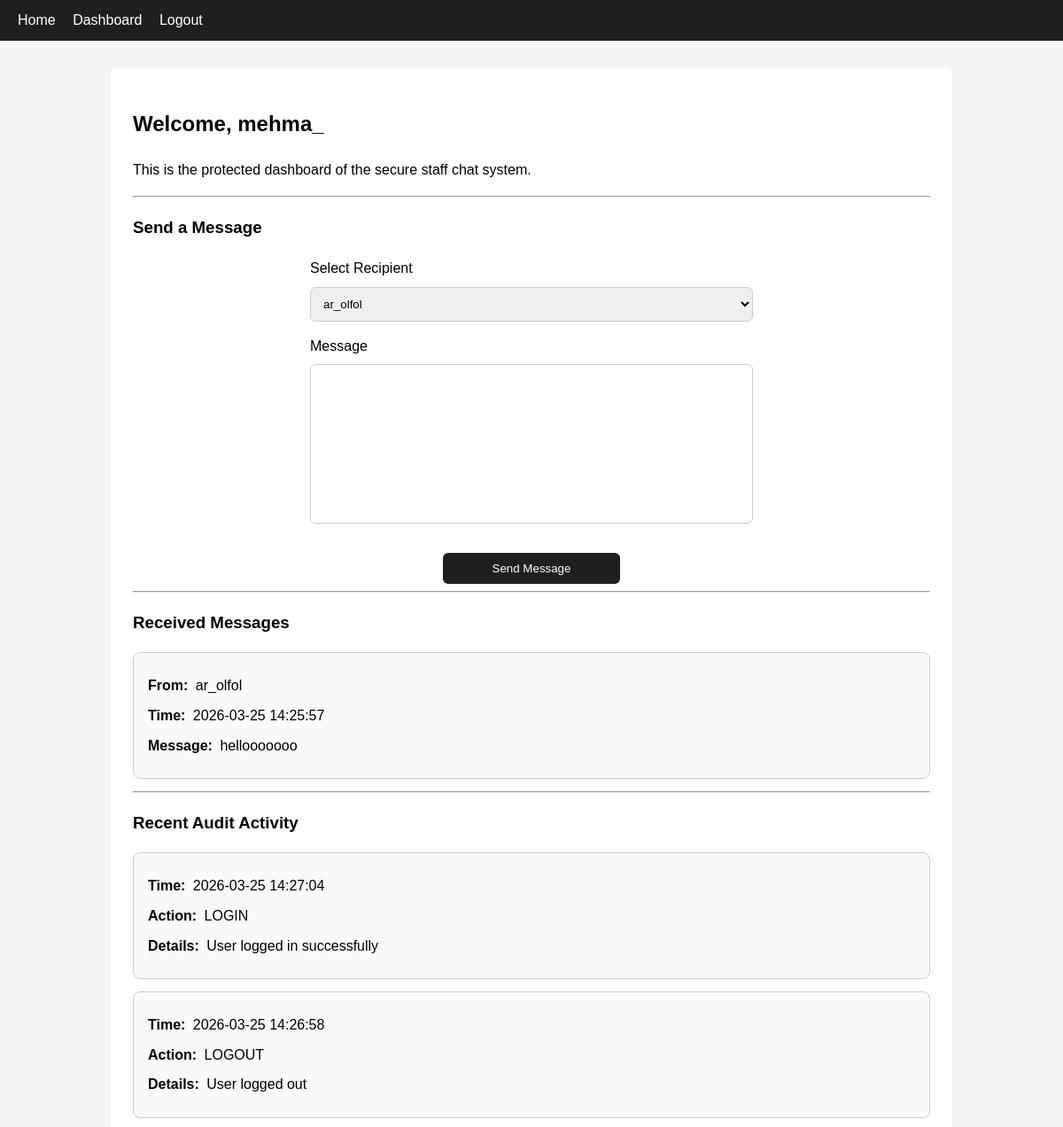
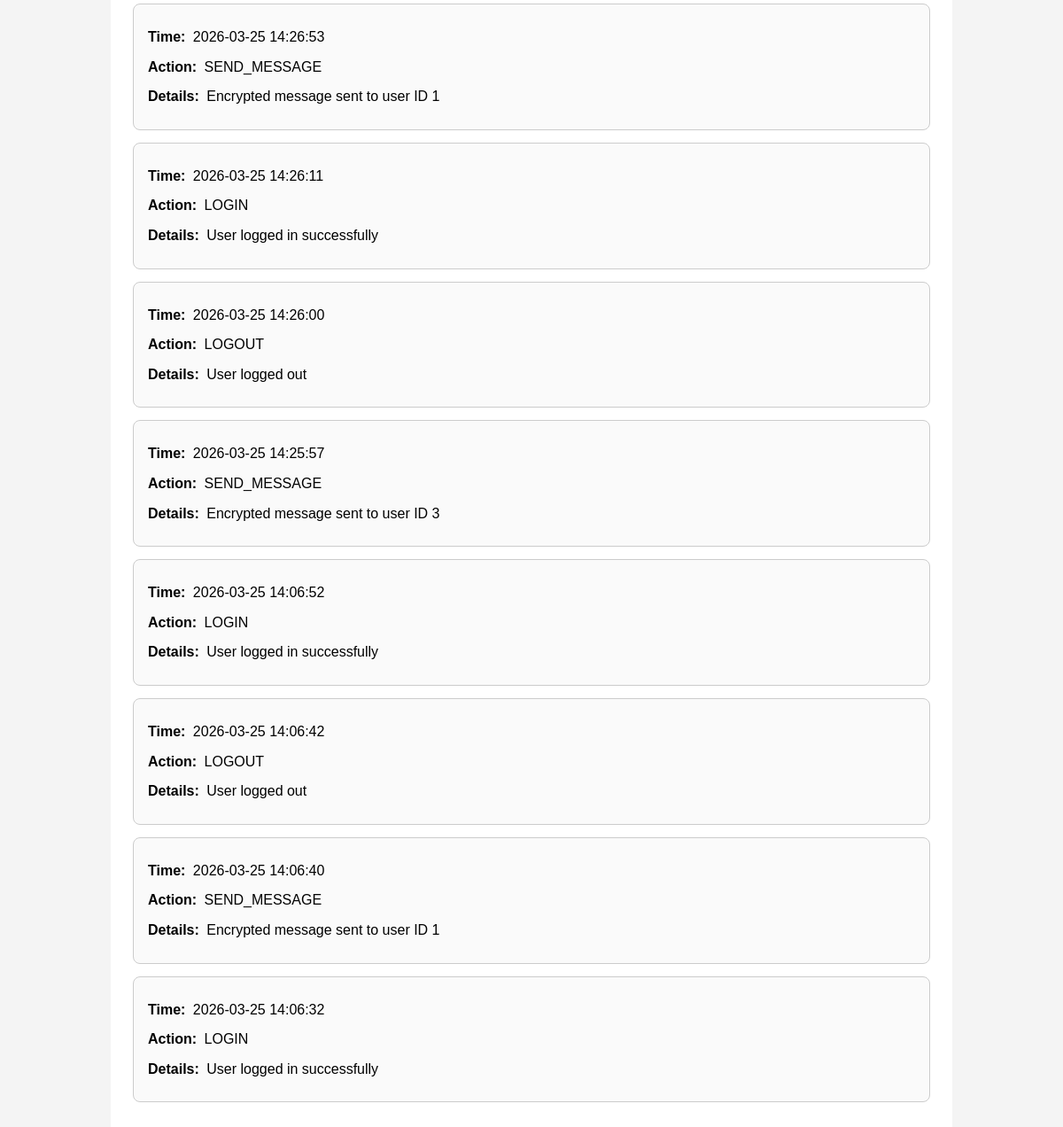
/dashboard (signed in), run on an earlier commit of the app's database (2 pictures, top to bottom).
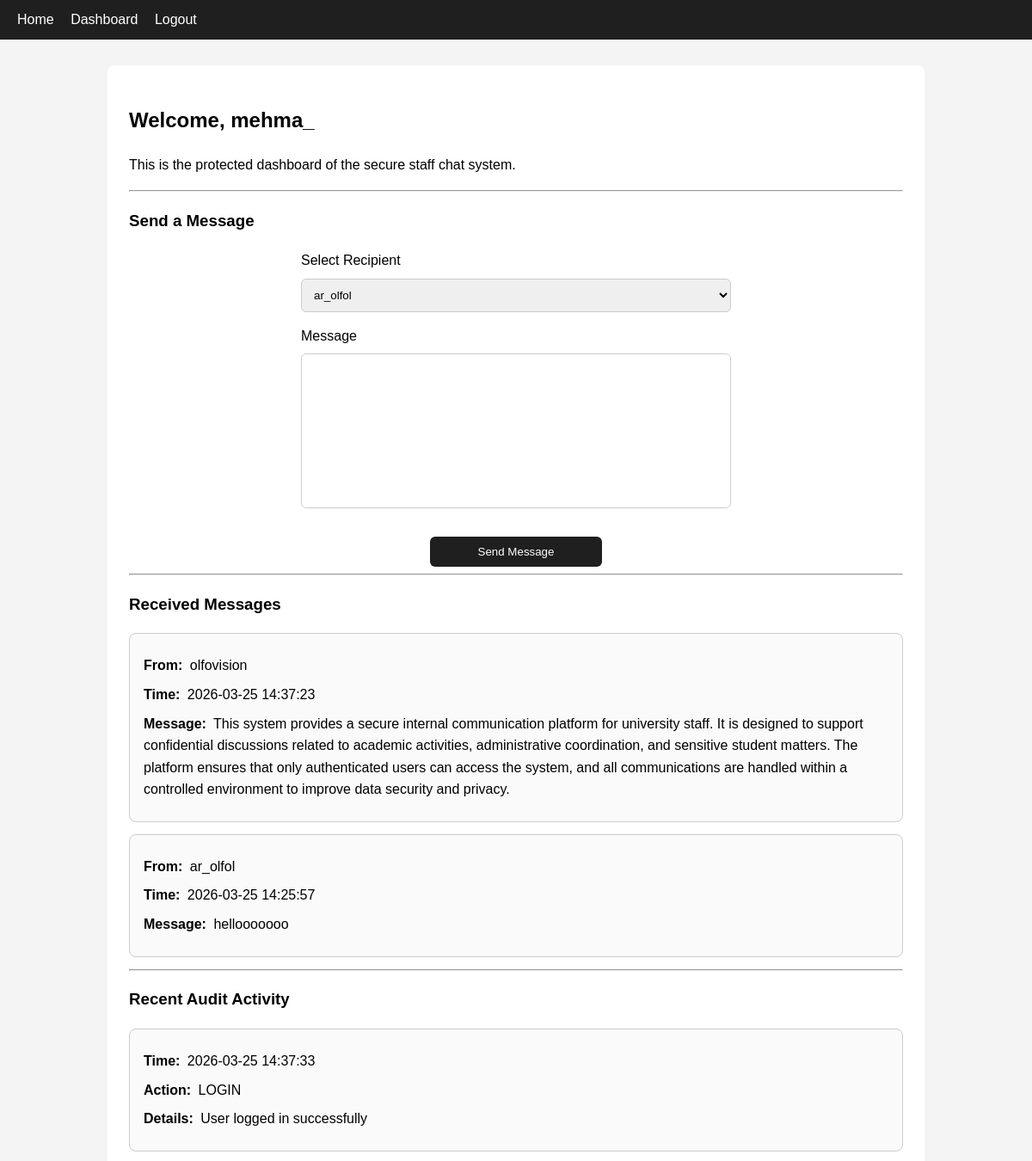
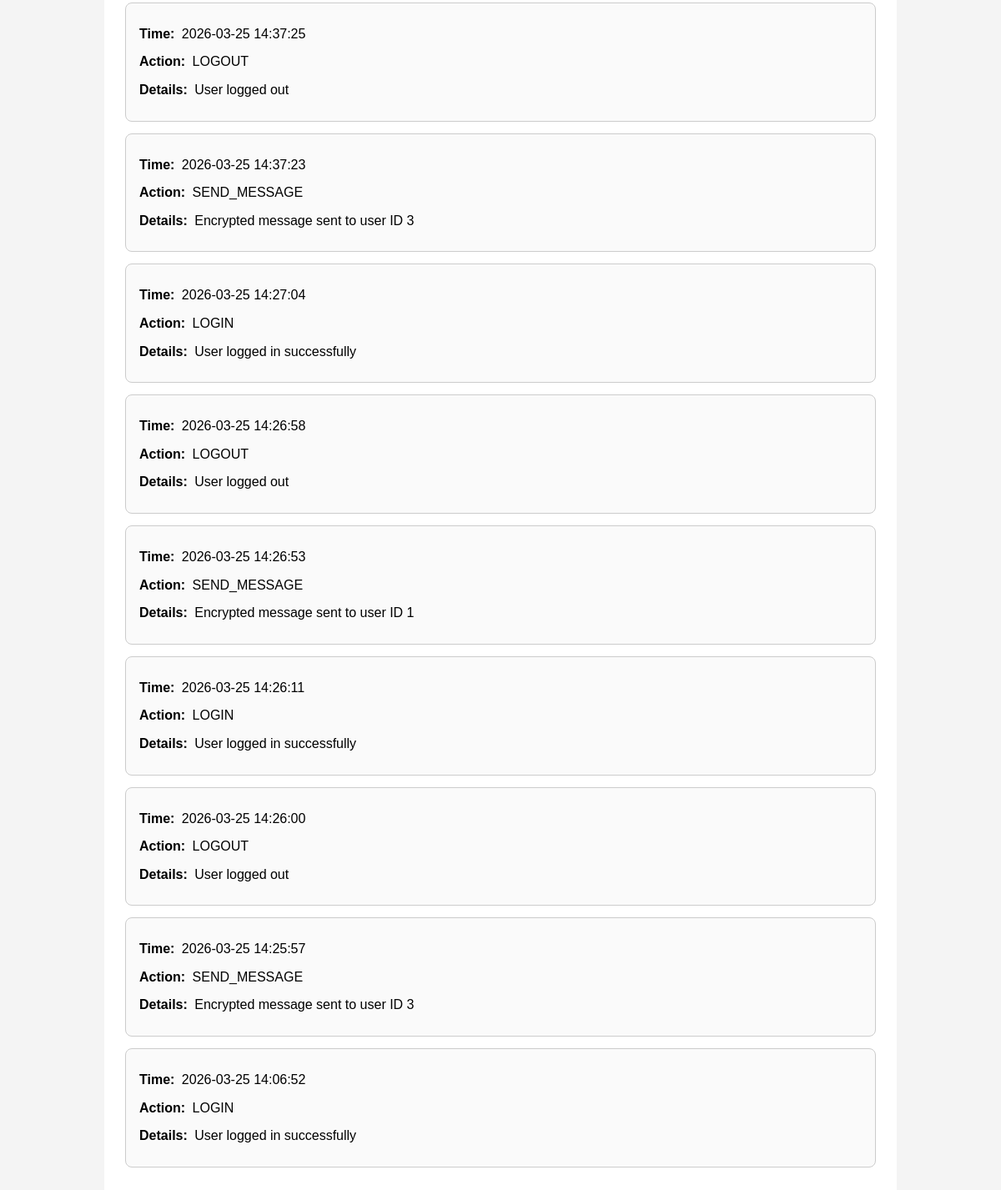
And on a later commit of the database (2 pictures, top to bottom).
### tables this page shows
CREATE TABLE messages (
            id INTEGER PRIMARY KEY AUTOINCREMENT,
            sender_id INTEGER NOT NULL,
            receiver_id INTEGER NOT NULL,
            message_text TEXT NOT NULL,
            created_at TEXT NOT NULL,
            FOREIGN KEY (sender_id) REFERENCES users (id),
            FOREIGN KEY (receiver_id) REFERENCES users (id)
        );

CREATE TABLE users (
            id INTEGER PRIMARY KEY AUTOINCREMENT,
            username TEXT UNIQUE NOT NULL,
            password_hash TEXT NOT NULL,
            created_at TEXT NOT NULL
        );

CREATE TABLE audit_logs (
            id INTEGER PRIMARY KEY AUTOINCREMENT,
            user_id INTEGER,
            action TEXT NOT NULL,
            details TEXT,
            created_at TEXT NOT NULL,
            FOREIGN KEY (user_id) REFERENCES users (id)
        );

### app.py (the view, shortened to what this page needs)
@app.route("/dashboard", methods=["GET", "POST"])
@login_required
def dashboard():
    conn = get_db_connection()
    users = conn.execute(
        """
        SELECT id, username
        FROM users
        WHERE id != ?
        ORDER BY username
    """,
        (session["user_id"],),
    ).fetchall()
    received_messages_raw = conn.execute(
        """
        SELECT messages.created_at, messages.message_text, users.username AS sender_name
        FROM messages
        JOIN users ON messages.sender_id = users.id
        WHERE messages.receiver_id = ?
        ORDER BY messages.created_at DESC
        """,
        (session["user_id"],),
    ).fetchall()
    received_messages = []
    for msg in received_messages_raw:
        received_messages.append(
            {
                "created_at": msg["created_at"],
                "sender_name": msg["sender_name"],
                "message_text": decrypt_message(msg["message_text"]),
            }
        )
    logs = conn.execute(
        """
        SELECT created_at, action, details
        FROM audit_logs
        ORDER BY created_at DESC
        LIMIT 10
    """
    ).fetchall()
    conn.close()
    return render_template(
        "dashboard.html", users=users, messages=received_messages, logs=logs
    )

### app.py (called while the page is built)
def get_db_connection():
    conn = sqlite3.connect(DATABASE)
    conn.row_factory = sqlite3.Row
    return conn

def decrypt_message(encrypted_text):
    try:
        decrypted_text = cipher.decrypt(encrypted_text.encode("utf-8"))
        return decrypted_text.decode("utf-8")
    except Exception:
        return "[Unable to decrypt message]"

def login_required(route_function):
    @wraps(route_function)
    def wrapped_function(*args, **kwargs):
        if "user_id" not in session:
            flash("Please log in first.")
            return redirect(url_for("login"))
        return route_function(*args, **kwargs)
    return wrapped_function

### templates/dashboard.html
{% extends "base.html" %}
{% block content %}
    <h2>Welcome, {{ session["username"] }}</h2>
    <p>This is the protected dashboard of the secure staff chat system.</p>
    <hr>
    <h3>Send a Message</h3>
    <form method="POST" class="form-container">
        <label>Select Recipient</label>
        <select name="receiver_id" required>
            {% for user in users %}
                <option value="{{ user['id'] }}">{{ user['username'] }}</option>
            {% endfor %}
        </select>
        <label>Message</label>
        <textarea name="message_text" rows="4" required></textarea>
        <button type="submit">Send Message</button>
    </form>
    <hr>
    <h3>Received Messages</h3>
    {% if messages %}
        {% for msg in messages %}
            <div class="log-box">
                <p><strong>From:</strong> {{ msg['sender_name'] }}</p>
                <p><strong>Time:</strong> {{ msg['created_at'] }}</p>
                <p><strong>Message:</strong> {{ msg['message_text'] }}</p>
            </div>
        {% endfor %}
    {% else %}
        <p>No messages received yet.</p>
    {% endif %}
    <hr>
    <h3>Recent Audit Activity</h3>
    {% if logs %}
        {% for log in logs %}
            <div class="log-box">
                <p><strong>Time:</strong> {{ log['created_at'] }}</p>
                <p><strong>Action:</strong> {{ log['action'] }}</p>
                <p><strong>Details:</strong> {{ log['details'] }}</p>
            </div>
        {% endfor %}
    {% else %}
        <p>No audit logs yet.</p>
    {% endif %}
{% endblock %}

### templates/base.html (shortened to what this page needs)
<!doctype html>
<html lang="en">
  <head>
  </head>
  <body>
    <nav>
      <a href="/">Home</a>
      {% if session.get("user_id") %}
      <a href="/dashboard">Dashboard</a>
      <a href="/logout">Logout</a>
      {% else %}
      <a href="/login">Login</a>
      <a href="/register">Register</a>
      {% endif %}
    </nav>
    <div class="container">
       {% block content %}{% endblock %}
    </div>
  </body>
</html>

### templates/base.html (style rules this page uses)
body { font-family: Arial, sans-serif; background: #f4f4f4; margin: 0; }
nav { background: #1f1f1f; color: white; padding: 14px 20px; }
nav a { color: white; text-decoration: none; margin-right: 15px; }
.container { width: 80%; max-width: 900px; margin: 30px auto; background: white; padding: 25px; border-radius: 8px; line-height: 1.6; }
.form-container { max-width: 500px; margin: auto; }
input, select, textarea { width: 100%; padding: 10px; margin-top: 8px; margin-bottom: 15px; border-radius: 6px; border: 1px solid #ccc; box-sizing: border-box; }
button { width: 200px; padding: 10px; margin-top: 10px; border-radius: 6px; border: none; background-color: #1f1f1f; color: white; cursor: pointer; display: block; margin-left: auto; margin-right: auto; }
button { cursor: pointer; }
.log-box { border: 1px solid #ccc; padding: 16px; margin-bottom: 14px; border-radius: 8px; background-color: #fafafa; overflow-wrap: break-word; word-wrap: break-word; word-break: break-word; white-space: normal; line-height: 1.6; }
.log-box p { margin: 8px 0; }
textarea { resize: none; width: 100%; min-height: 180px; box-sizing: border-box; }
.log-box strong { display: inline-block; margin-right: 4px; }

What changed in the data, as far as the page shows it:
no longer on this page (row unchanged): audit_logs: created_at "2026-03-25 14:06:42", action "LOGOUT", details "User logged out"
no longer on this page (row unchanged): audit_logs: created_at "2026-03-25 14:06:40", action "SEND_MESSAGE", details "Encrypted message sent to user ID 1"
no longer on this page (row unchanged): audit_logs: created_at "2026-03-25 14:06:32", action "LOGIN", details "User logged in successfully"
added messages: sender_name "olfovision", created_at "2026-03-25 14:37:23", message_text "This system provides a secure internal communication platform for university staff. It is designed to support confidential discussions related to academic activities, administrative coordination, and sensitive student matters. The platform ensures that only authenticated users can access the system, and all communications are handled within a controlled environment to improve data security and privacy."
added audit_logs: created_at "2026-03-25 14:37:33", action "LOGIN", details "User logged in successfully"
added audit_logs: created_at "2026-03-25 14:37:25", action "LOGOUT", details "User logged out"
added audit_logs: created_at "2026-03-25 14:37:23", action "SEND_MESSAGE", details "Encrypted message sent to user ID 3"
